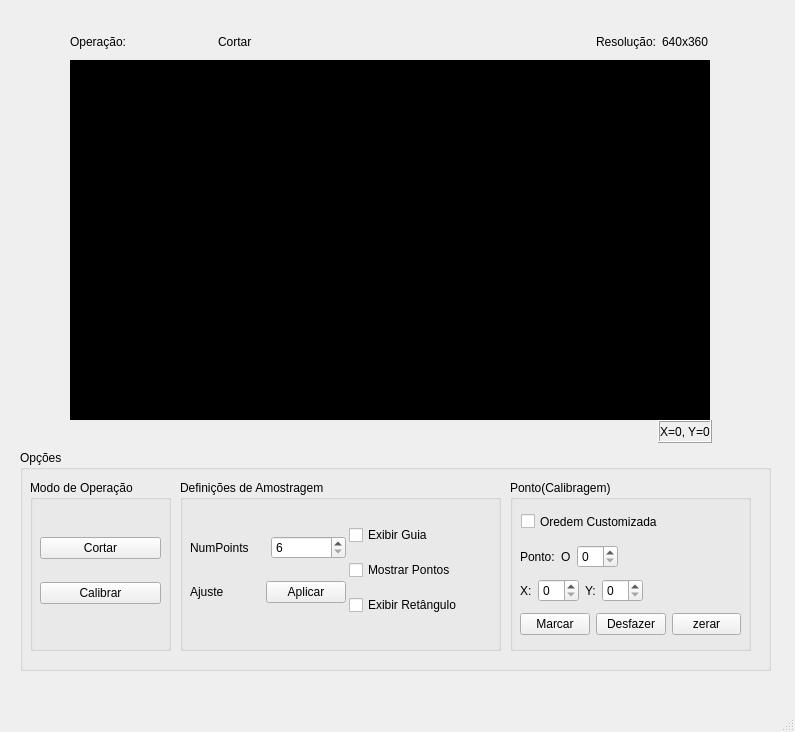
<?xml version="1.0" encoding="UTF-8"?>
<ui version="4.0">
 <class>JanelaPrincipal</class>
 <widget class="QMainWindow" name="JanelaPrincipal">
  <property name="geometry">
   <rect>
    <x>0</x>
    <y>0</y>
    <width>795</width>
    <height>732</height>
   </rect>
  </property>
  <property name="windowTitle">
   <string>JanelaPrincipal</string>
  </property>
  <widget class="QWidget" name="centralwidget">
   <widget class="QGroupBox" name="groupBox">
    <property name="geometry">
     <rect>
      <x>20</x>
      <y>450</y>
      <width>751</width>
      <height>221</height>
     </rect>
    </property>
    <property name="title">
     <string>Opções</string>
    </property>
    <widget class="QGroupBox" name="groupBox_2">
     <property name="geometry">
      <rect>
       <x>10</x>
       <y>30</y>
       <width>141</width>
       <height>171</height>
      </rect>
     </property>
     <property name="font">
      <font>
       <pointsize>9</pointsize>
      </font>
     </property>
     <property name="title">
      <string>Modo de Operação</string>
     </property>
     <widget class="QWidget" name="layoutWidget">
      <property name="geometry">
       <rect>
        <x>10</x>
        <y>40</y>
        <width>121</width>
        <height>101</height>
       </rect>
      </property>
      <layout class="QVBoxLayout" name="verticalLayout">
       <item>
        <widget class="QPushButton" name="cortar">
         <property name="text">
          <string>Cortar</string>
         </property>
        </widget>
       </item>
       <item>
        <widget class="QPushButton" name="calibrar">
         <property name="text">
          <string>Calibrar</string>
         </property>
        </widget>
       </item>
      </layout>
     </widget>
    </widget>
    <widget class="QGroupBox" name="settings">
     <property name="geometry">
      <rect>
       <x>160</x>
       <y>30</y>
       <width>321</width>
       <height>171</height>
      </rect>
     </property>
     <property name="title">
      <string>Definições de Amostragem </string>
     </property>
     <widget class="QWidget" name="layoutWidget">
      <property name="geometry">
       <rect>
        <x>169</x>
        <y>36</y>
        <width>141</width>
        <height>111</height>
       </rect>
      </property>
      <layout class="QVBoxLayout" name="verticalLayout_3">
       <item>
        <layout class="QHBoxLayout" name="horizontalLayout">
         <item>
          <widget class="QCheckBox" name="guia">
           <property name="text">
            <string>Exibir Guia</string>
           </property>
          </widget>
         </item>
         <item>
          <spacer name="horizontalSpacer">
           <property name="orientation">
            <enum>Qt::Horizontal</enum>
           </property>
           <property name="sizeHint" stdset="0">
            <size>
             <width>40</width>
             <height>20</height>
            </size>
           </property>
          </spacer>
         </item>
        </layout>
       </item>
       <item>
        <layout class="QHBoxLayout" name="horizontalLayout_5">
         <item>
          <widget class="QCheckBox" name="showPoint">
           <property name="text">
            <string>Mostrar Pontos</string>
           </property>
          </widget>
         </item>
         <item>
          <spacer name="horizontalSpacer_2">
           <property name="orientation">
            <enum>Qt::Horizontal</enum>
           </property>
           <property name="sizeHint" stdset="0">
            <size>
             <width>40</width>
             <height>20</height>
            </size>
           </property>
          </spacer>
         </item>
        </layout>
       </item>
       <item>
        <widget class="QCheckBox" name="showRect">
         <property name="text">
          <string>Exibir Retângulo</string>
         </property>
        </widget>
       </item>
      </layout>
     </widget>
     <widget class="QWidget" name="layoutWidget">
      <property name="geometry">
       <rect>
        <x>10</x>
        <y>40</y>
        <width>156</width>
        <height>101</height>
       </rect>
      </property>
      <layout class="QVBoxLayout" name="verticalLayout_2">
       <item>
        <layout class="QHBoxLayout" name="horizontalLayout_2">
         <item>
          <widget class="QLabel" name="label_3">
           <property name="text">
            <string>NumPoints</string>
           </property>
          </widget>
         </item>
         <item>
          <widget class="QSpinBox" name="num_pontos">
           <property name="minimum">
            <number>6</number>
           </property>
           <property name="maximum">
            <number>19</number>
           </property>
          </widget>
         </item>
        </layout>
       </item>
       <item>
        <layout class="QHBoxLayout" name="horizontalLayout_15"/>
       </item>
       <item>
        <layout class="QHBoxLayout" name="horizontalLayout_4">
         <item>
          <widget class="QLabel" name="label_5">
           <property name="text">
            <string>Ajuste</string>
           </property>
          </widget>
         </item>
         <item>
          <widget class="QPushButton" name="applyAjuste">
           <property name="text">
            <string>Aplicar</string>
           </property>
          </widget>
         </item>
        </layout>
       </item>
      </layout>
     </widget>
    </widget>
    <widget class="QGroupBox" name="groupBox_3">
     <property name="geometry">
      <rect>
       <x>490</x>
       <y>30</y>
       <width>241</width>
       <height>171</height>
      </rect>
     </property>
     <property name="title">
      <string>Ponto(Calibragem)</string>
     </property>
     <widget class="QCheckBox" name="customOrder">
      <property name="geometry">
       <rect>
        <x>11</x>
        <y>31</y>
        <width>143</width>
        <height>21</height>
       </rect>
      </property>
      <property name="font">
       <font>
        <pointsize>9</pointsize>
       </font>
      </property>
      <property name="text">
       <string>Oredem Customizada</string>
      </property>
     </widget>
     <widget class="QWidget" name="layoutWidget">
      <property name="geometry">
       <rect>
        <x>10</x>
        <y>60</y>
        <width>221</width>
        <height>103</height>
       </rect>
      </property>
      <layout class="QVBoxLayout" name="verticalLayout_5">
       <item>
        <layout class="QHBoxLayout" name="horizontalLayout_13">
         <item>
          <layout class="QHBoxLayout" name="horizontalLayout_3">
           <item>
            <widget class="QLabel" name="label_4">
             <property name="text">
              <string>Ponto:</string>
             </property>
            </widget>
           </item>
           <item>
            <widget class="QLabel" name="Ponto">
             <property name="text">
              <string>O</string>
             </property>
            </widget>
           </item>
           <item>
            <widget class="QSpinBox" name="indexPoint"/>
           </item>
          </layout>
         </item>
         <item>
          <spacer name="horizontalSpacer_6">
           <property name="orientation">
            <enum>Qt::Horizontal</enum>
           </property>
           <property name="sizeHint" stdset="0">
            <size>
             <width>58</width>
             <height>20</height>
            </size>
           </property>
          </spacer>
         </item>
        </layout>
       </item>
       <item>
        <layout class="QHBoxLayout" name="horizontalLayout_12">
         <item>
          <layout class="QHBoxLayout" name="horizontalLayout_10">
           <item>
            <widget class="QLabel" name="label_7">
             <property name="text">
              <string>X:</string>
             </property>
            </widget>
           </item>
           <item>
            <widget class="QSpinBox" name="X_ponto"/>
           </item>
          </layout>
         </item>
         <item>
          <layout class="QHBoxLayout" name="horizontalLayout_11">
           <item>
            <widget class="QLabel" name="label_8">
             <property name="text">
              <string>Y:</string>
             </property>
            </widget>
           </item>
           <item>
            <widget class="QSpinBox" name="Y_ponto"/>
           </item>
           <item>
            <spacer name="horizontalSpacer_7">
             <property name="orientation">
              <enum>Qt::Horizontal</enum>
             </property>
             <property name="sizeHint" stdset="0">
              <size>
               <width>40</width>
               <height>20</height>
              </size>
             </property>
            </spacer>
           </item>
          </layout>
         </item>
        </layout>
       </item>
       <item>
        <layout class="QVBoxLayout" name="verticalLayout_4">
         <item>
          <layout class="QHBoxLayout" name="horizontalLayout_14">
           <item>
            <widget class="QPushButton" name="marcar">
             <property name="text">
              <string>Marcar</string>
             </property>
            </widget>
           </item>
           <item>
            <widget class="QPushButton" name="remover">
             <property name="text">
              <string>Desfazer</string>
             </property>
            </widget>
           </item>
           <item>
            <widget class="QPushButton" name="zerar">
             <property name="text">
              <string>zerar</string>
             </property>
            </widget>
           </item>
          </layout>
         </item>
        </layout>
       </item>
      </layout>
     </widget>
    </widget>
   </widget>
   <widget class="mouseevents" name="frame">
    <property name="geometry">
     <rect>
      <x>70</x>
      <y>60</y>
      <width>640</width>
      <height>360</height>
     </rect>
    </property>
    <property name="mouseTracking">
     <bool>true</bool>
    </property>
    <property name="styleSheet">
     <string notr="true">background: Black

</string>
    </property>
    <property name="frameShape">
     <enum>QFrame::Box</enum>
    </property>
    <property name="text">
     <string/>
    </property>
   </widget>
   <widget class="QLabel" name="info">
    <property name="geometry">
     <rect>
      <x>470</x>
      <y>70</y>
      <width>231</width>
      <height>20</height>
     </rect>
    </property>
    <property name="text">
     <string/>
    </property>
    <property name="alignment">
     <set>Qt::AlignRight|Qt::AlignTrailing|Qt::AlignVCenter</set>
    </property>
   </widget>
   <widget class="QWidget" name="layoutWidget">
    <property name="geometry">
     <rect>
      <x>600</x>
      <y>420</y>
      <width>112</width>
      <height>23</height>
     </rect>
    </property>
    <layout class="QHBoxLayout" name="horizontalLayout_7">
     <item>
      <spacer name="horizontalSpacer_3">
       <property name="orientation">
        <enum>Qt::Horizontal</enum>
       </property>
       <property name="sizeHint" stdset="0">
        <size>
         <width>40</width>
         <height>20</height>
        </size>
       </property>
      </spacer>
     </item>
     <item>
      <widget class="QLabel" name="XY_pos">
       <property name="frameShape">
        <enum>QFrame::Box</enum>
       </property>
       <property name="frameShadow">
        <enum>QFrame::Raised</enum>
       </property>
       <property name="text">
        <string>X=0, Y=0</string>
       </property>
       <property name="alignment">
        <set>Qt::AlignCenter</set>
       </property>
      </widget>
     </item>
    </layout>
   </widget>
   <widget class="QWidget" name="layoutWidget">
    <property name="geometry">
     <rect>
      <x>70</x>
      <y>30</y>
      <width>639</width>
      <height>24</height>
     </rect>
    </property>
    <layout class="QHBoxLayout" name="horizontalLayout_9">
     <item>
      <layout class="QHBoxLayout" name="horizontalLayout_6">
       <item>
        <widget class="QLabel" name="label">
         <property name="text">
          <string>Operação:</string>
         </property>
        </widget>
       </item>
       <item>
        <spacer name="horizontalSpacer_4">
         <property name="orientation">
          <enum>Qt::Horizontal</enum>
         </property>
         <property name="sizeHint" stdset="0">
          <size>
           <width>18</width>
           <height>20</height>
          </size>
         </property>
        </spacer>
       </item>
       <item>
        <widget class="QLabel" name="option">
         <property name="text">
          <string>Cortar</string>
         </property>
        </widget>
       </item>
      </layout>
     </item>
     <item>
      <spacer name="horizontalSpacer_5">
       <property name="orientation">
        <enum>Qt::Horizontal</enum>
       </property>
       <property name="sizeHint" stdset="0">
        <size>
         <width>338</width>
         <height>20</height>
        </size>
       </property>
      </spacer>
     </item>
     <item>
      <layout class="QHBoxLayout" name="horizontalLayout_8">
       <item>
        <widget class="QLabel" name="label_2">
         <property name="text">
          <string>Resolução:</string>
         </property>
        </widget>
       </item>
       <item>
        <widget class="QLabel" name="label_6">
         <property name="text">
          <string>640x360</string>
         </property>
        </widget>
       </item>
      </layout>
     </item>
    </layout>
   </widget>
   <widget class="QLabel" name="time">
    <property name="geometry">
     <rect>
      <x>80</x>
      <y>70</y>
      <width>221</width>
      <height>17</height>
     </rect>
    </property>
    <property name="text">
     <string/>
    </property>
   </widget>
  </widget>
  <widget class="QMenuBar" name="menubar">
   <property name="geometry">
    <rect>
     <x>0</x>
     <y>0</y>
     <width>795</width>
     <height>22</height>
    </rect>
   </property>
  </widget>
  <widget class="QStatusBar" name="statusbar"/>
 </widget>
 <customwidgets>
  <customwidget>
   <class>mouseevents</class>
   <extends>QLabel</extends>
   <header location="global">mouseevents.h</header>
  </customwidget>
 </customwidgets>
 <resources/>
 <connections/>
</ui>
